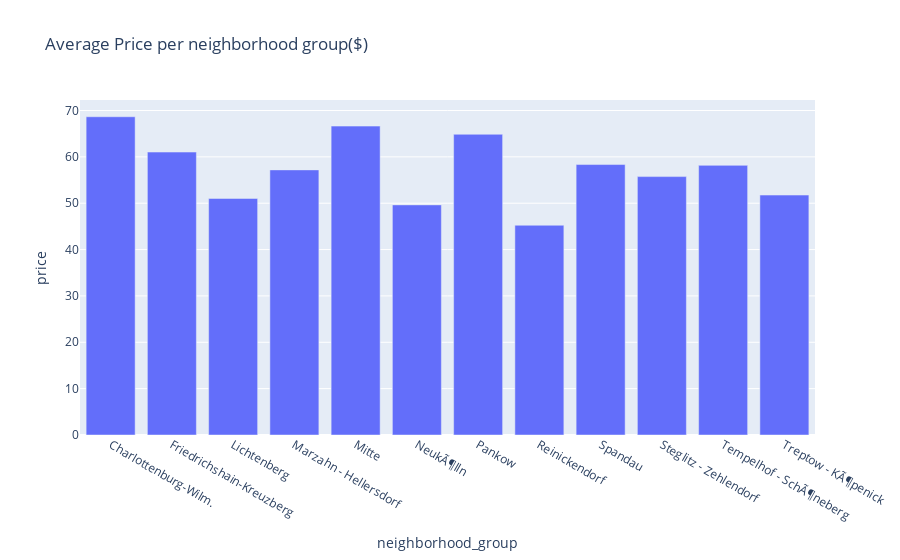

Here is the notebook cell this chart was saved with:
### Markdown cell above
No surprise. An entire appartment is on average more expensive that a just private room or a shared room in an airbnb.

### Code cell
# The average price per neighborhood
plot_bar_graph(df,'neighborhood_group','price','Average Price per neighborhood group($)')

### Figure 1 — Plotly figure (JSON) as saved in the notebook; plotly's stock layout.template omitted (floating-point values rounded to 4 significant figures)
{"data": [{"alignmentgroup": "True", "hovertemplate": "neighborhood_group=%{x}<br>price=%{y}<extra></extra>", "legendgroup": "", "marker": {"color": "#636efa", "pattern": {"shape": ""}}, "name": "", "offsetgroup": "", "orientation": "v", "showlegend": false, "textposition": "auto", "type": "bar", "x": ["Charlottenburg-Wilm.", "Friedrichshain-Kreuzberg", "Lichtenberg", "Marzahn - Hellersdorf", "Mitte", "NeukÃ¶lln", "Pankow", "Reinickendorf", "Spandau", "Steglitz - Zehlendorf", "Tempelhof - SchÃ¶neberg", "Treptow - KÃ¶penick"], "xaxis": "x", "y": [68.65, 61.03, 51.03, 57.19, 66.63, 49.64, 64.87, 45.25, 58.34, 55.74, 58.17, 51.76], "yaxis": "y"}], "layout": {"barmode": "relative", "legend": {"tracegroupgap": 0}, "title": {"text": "Average Price per neighborhood group($)"}, "xaxis": {"anchor": "y", "domain": [0, 1], "title": {"text": "neighborhood_group"}}, "yaxis": {"anchor": "x", "domain": [0, 1], "title": {"text": "price"}}}}
